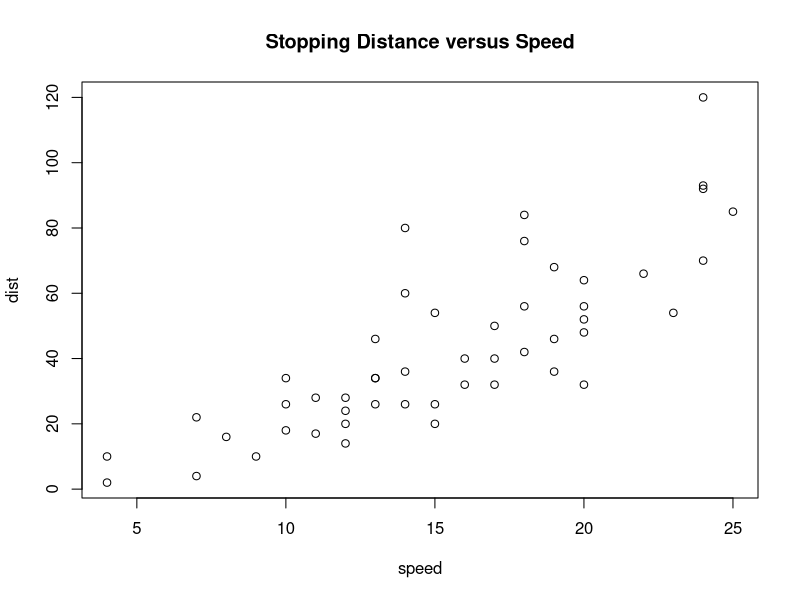
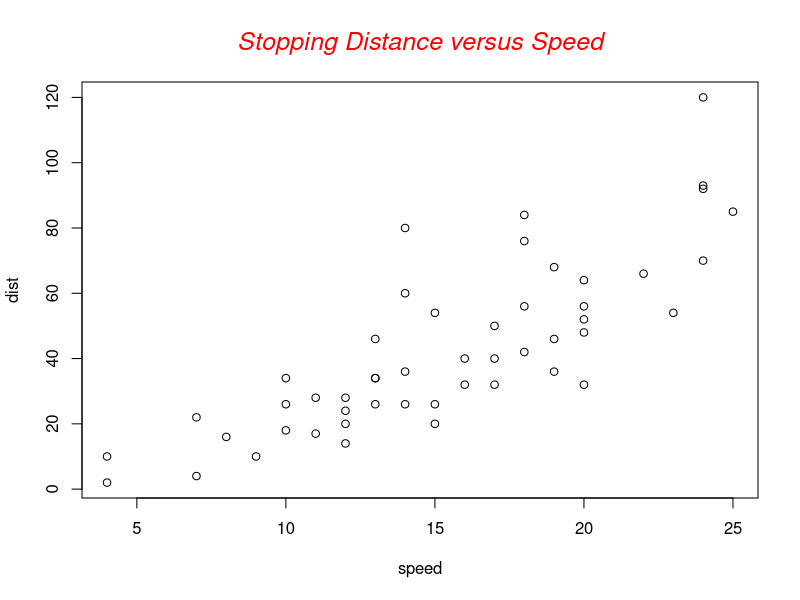
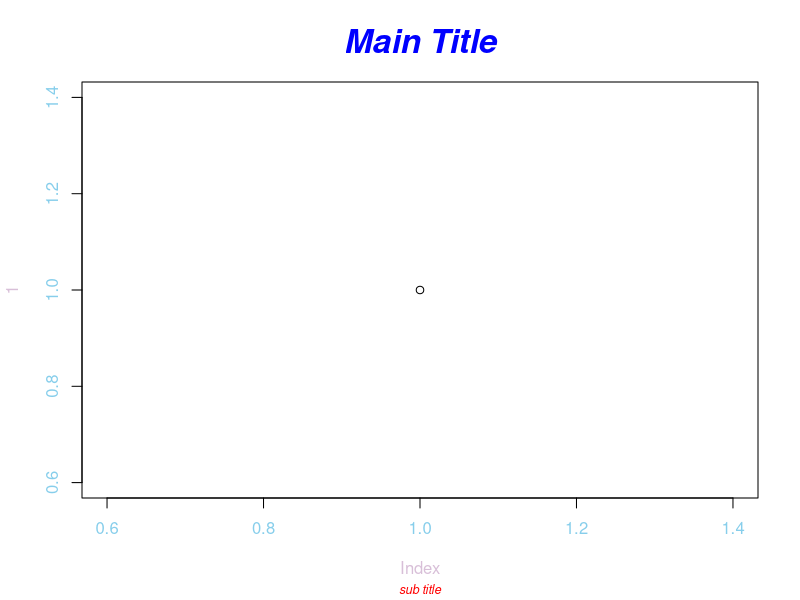
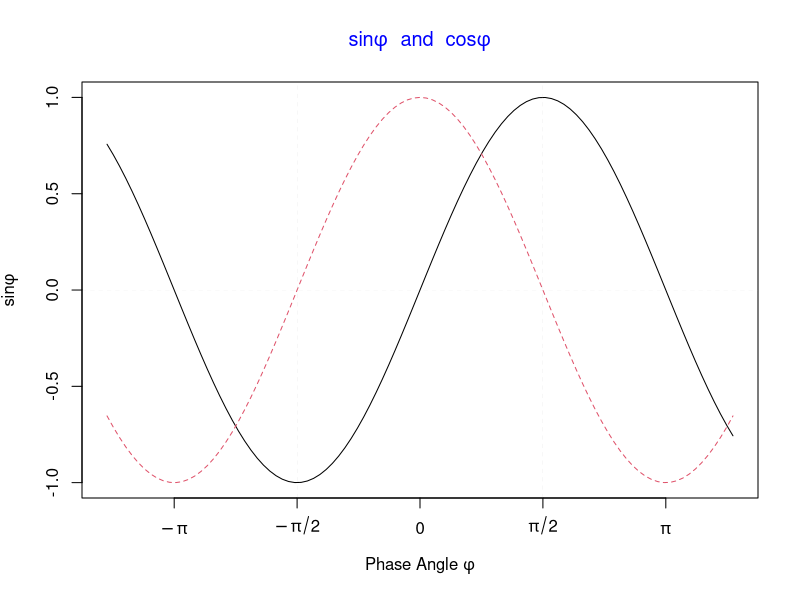

Source code (R) for these figures, in order:
plot(cars, main = "") # here, could use main directly
title(main = "Stopping Distance versus Speed")

plot(cars, main = "")
title(main = list("Stopping Distance versus Speed", cex = 1.5,
                  col = "red", font = 3))

## Specifying "..." :
plot(1, col.axis = "sky blue", col.lab = "thistle")
title("Main Title", sub = "sub title",
      cex.main = 2,   font.main= 4, col.main= "blue",
      cex.sub = 0.75, font.sub = 3, col.sub = "red")


x <- seq(-4, 4, len = 101)
y <- cbind(sin(x), cos(x))
matplot(x, y, type = "l", xaxt = "n",
        main = expression(paste(plain(sin) * phi, "  and  ",
                                plain(cos) * phi)),
        ylab = expression("sin" * phi, "cos" * phi), # only 1st is taken
        xlab = expression(paste("Phase Angle ", phi)),
        col.main = "blue")
axis(1, at = c(-pi, -pi/2, 0, pi/2, pi),
     labels = expression(-pi, -pi/2, 0, pi/2, pi))
abline(h = 0, v = pi/2 * c(-1,1), lty = 2, lwd = .1, col = "gray70")